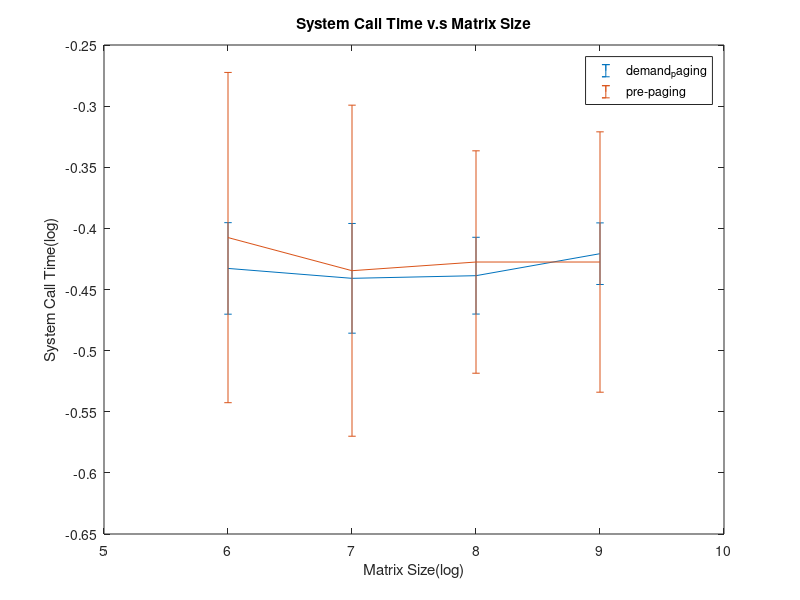

Write MATLAB code to recreate this figure.
x = [6 7 8 9];
y1 = [-0.432757	-0.440859	-0.438690	-0.420707];
y1err = [0.037436	0.044871	0.031400	0.025197];
y2 = [-0.407513	-0.434614	-0.427521	-0.427519];
y2err = [0.135077	0.135403	0.090956	0.106487];
figure
plot(x, y1, x, y2);
errorbar(x, y1, y1err);
hold on;
errorbar(x, y2, y2err);
title("System Call Time v.s Matrix Size");
xlabel("Matrix Size(log)");
ylabel("System Call Time(log)");
legend("demand\_paging", "pre-paging");


